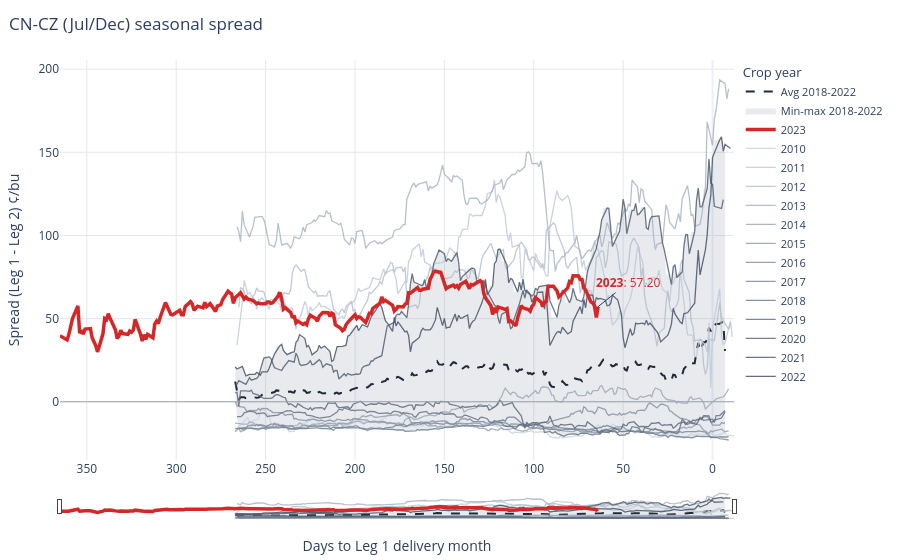

Source (notebook cell):
### Markdown cell above
## 5. Corn (C) — Jul/Dec (`CN-CZ`)

The old-crop / new-crop spread. Shown on the `DaysToExpiry` axis (counting down to July delivery) as an alternative to the calendar axis.

### Code cell
c_nz = build_named_spread(df, "C", "N-Z")
plot_spaghetti(c_nz, units="¢/bu", x_axis="DaysToExpiry").show()

### Figure 1 — Plotly figure (JSON) as saved in the notebook; plotly's stock layout.template omitted (floating-point values rounded to 4 significant figures; data arrays with more than 128 entries replaced by an {"elided": "..."} marker saying what was removed)
{"data": [{"hoverinfo": "skip", "line": {"width": 0}, "mode": "lines", "showlegend": false, "type": "scatter", "x": {"elided": "275 int values"}, "y": {"elided": "275 float values"}}, {"fill": "tonexty", "fillcolor": "rgba(100, 116, 139, 0.15)", "hoverinfo": "skip", "line": {"width": 0}, "mode": "lines", "name": "Min-max 2018-2022", "type": "scatter", "x": {"elided": "275 int values"}, "y": {"elided": "275 float values"}}, {"hovertemplate": "Avg 2018-2022: %{y:.2f} ¢/bu<extra></extra>", "line": {"color": "#1f2937", "dash": "dash", "width": 2}, "mode": "lines", "name": "Avg 2018-2022", "type": "scatter", "x": {"elided": "275 int values"}, "y": {"elided": "275 float values"}}, {"customdata": {"elided": "192x7 mixed values"}, "hovertemplate": "<b>%{customdata[0]}</b>  ·  %{customdata[1]}<br>Spread: <b>%{y:.2f}</b> ¢/bu<br>%{customdata[2]}: %{customdata[3]:.2f}<br>%{customdata[4]}: %{customdata[5]:.2f}<br>Days to Leg 1 delivery: %{customdata[6]}<extra></extra>", "legendrank": -1010, "line": {"color": "rgb(203,213,225)", "width": 1.3}, "mode": "lines", "name": "2010", "opacity": 0.85, "type": "scatter", "x": {"elided": "192 int values"}, "y": {"elided": "192 float values"}}, {"customdata": {"elided": "191x7 mixed values"}, "hovertemplate": "<b>%{customdata[0]}</b>  ·  %{customdata[1]}<br>Spread: <b>%{y:.2f}</b> ¢/bu<br>%{customdata[2]}: %{customdata[3]:.2f}<br>%{customdata[4]}: %{customdata[5]:.2f}<br>Days to Leg 1 delivery: %{customdata[6]}<extra></extra>", "legendrank": -1011, "line": {"color": "rgb(192,202,215)", "width": 1.3}, "mode": "lines", "name": "2011", "opacity": 0.85, "type": "scatter", "x": {"elided": "191 int values"}, "y": {"elided": "191 float values"}}, {"customdata": {"elided": "190x7 mixed values"}, "hovertemplate": "<b>%{customdata[0]}</b>  ·  %{customdata[1]}<br>Spread: <b>%{y:.2f}</b> ¢/bu<br>%{customdata[2]}: %{customdata[3]:.2f}<br>%{customdata[4]}: %{customdata[5]:.2f}<br>Days to Leg 1 delivery: %{customdata[6]}<extra></extra>", "legendrank": -1012, "line": {"color": "rgb(181,192,205)", "width": 1.3}, "mode": "lines", "name": "2012", "opacity": 0.85, "type": "scatter", "x": {"elided": "190 int values"}, "y": {"elided": "190 float values"}}, {"customdata": {"elided": "190x7 mixed values"}, "hovertemplate": "<b>%{customdata[0]}</b>  ·  %{customdata[1]}<br>Spread: <b>%{y:.2f}</b> ¢/bu<br>%{customdata[2]}: %{customdata[3]:.2f}<br>%{customdata[4]}: %{customdata[5]:.2f}<br>Days to Leg 1 delivery: %{customdata[6]}<extra></extra>", "legendrank": -1013, "line": {"color": "rgb(170,181,195)", "width": 1.3}, "mode": "lines", "name": "2013", "opacity": 0.85, "type": "scatter", "x": {"elided": "190 int values"}, "y": {"elided": "190 float values"}}, {"customdata": {"elided": "191x7 mixed values"}, "hovertemplate": "<b>%{customdata[0]}</b>  ·  %{customdata[1]}<br>Spread: <b>%{y:.2f}</b> ¢/bu<br>%{customdata[2]}: %{customdata[3]:.2f}<br>%{customdata[4]}: %{customdata[5]:.2f}<br>Days to Leg 1 delivery: %{customdata[6]}<extra></extra>", "legendrank": -1014, "line": {"color": "rgb(159,170,185)", "width": 1.3}, "mode": "lines", "name": "2014", "opacity": 0.85, "type": "scatter", "x": {"elided": "191 int values"}, "y": {"elided": "191 float values"}}, {"customdata": {"elided": "191x7 mixed values"}, "hovertemplate": "<b>%{customdata[0]}</b>  ·  %{customdata[1]}<br>Spread: <b>%{y:.2f}</b> ¢/bu<br>%{customdata[2]}: %{customdata[3]:.2f}<br>%{customdata[4]}: %{customdata[5]:.2f}<br>Days to Leg 1 delivery: %{customdata[6]}<extra></extra>", "legendrank": -1015, "line": {"color": "rgb(148,160,175)", "width": 1.3}, "mode": "lines", "name": "2015", "opacity": 0.85, "type": "scatter", "x": {"elided": "191 int values"}, "y": {"elided": "191 float values"}}, {"customdata": {"elided": "189x7 mixed values"}, "hovertemplate": "<b>%{customdata[0]}</b>  ·  %{customdata[1]}<br>Spread: <b>%{y:.2f}</b> ¢/bu<br>%{customdata[2]}: %{customdata[3]:.2f}<br>%{customdata[4]}: %{customdata[5]:.2f}<br>Days to Leg 1 delivery: %{customdata[6]}<extra></extra>", "legendrank": -1016, "line": {"color": "rgb(137,149,165)", "width": 1.3}, "mode": "lines", "name": "2016", "opacity": 0.85, "type": "scatter", "x": {"elided": "189 int values"}, "y": {"elided": "189 float values"}}, {"customdata": {"elided": "189x7 mixed values"}, "hovertemplate": "<b>%{customdata[0]}</b>  ·  %{customdata[1]}<br>Spread: <b>%{y:.2f}</b> ¢/bu<br>%{customdata[2]}: %{customdata[3]:.2f}<br>%{customdata[4]}: %{customdata[5]:.2f}<br>Days to Leg 1 delivery: %{customdata[6]}<extra></extra>", "legendrank": -1017, "line": {"color": "rgb(126,138,155)", "width": 1.3}, "mode": "lines", "name": "2017", "opacity": 0.85, "type": "scatter", "x": {"elided": "189 int values"}, "y": {"elided": "189 float values"}}, {"customdata": {"elided": "189x7 mixed values"}, "hovertemplate": "<b>%{customdata[0]}</b>  ·  %{customdata[1]}<br>Spread: <b>%{y:.2f}</b> ¢/bu<br>%{customdata[2]}: %{customdata[3]:.2f}<br>%{customdata[4]}: %{customdata[5]:.2f}<br>Days to Leg 1 delivery: %{customdata[6]}<extra></extra>", "legendrank": -1018, "line": {"color": "rgb(115,128,145)", "width": 1.3}, "mode": "lines", "name": "2018", "opacity": 0.85, "type": "scatter", "x": {"elided": "189 int values"}, "y": {"elided": "189 float values"}}, {"customdata": {"elided": "188x7 mixed values"}, "hovertemplate": "<b>%{customdata[0]}</b>  ·  %{customdata[1]}<br>Spread: <b>%{y:.2f}</b> ¢/bu<br>%{customdata[2]}: %{customdata[3]:.2f}<br>%{customdata[4]}: %{customdata[5]:.2f}<br>Days to Leg 1 delivery: %{customdata[6]}<extra></extra>", "legendrank": -1019, "line": {"color": "rgb(104,117,135)", "width": 1.3}, "mode": "lines", "name": "2019", "opacity": 0.85, "type": "scatter", "x": {"elided": "188 int values"}, "y": {"elided": "188 float values"}}, {"customdata": {"elided": "189x7 mixed values"}, "hovertemplate": "<b>%{customdata[0]}</b>  ·  %{customdata[1]}<br>Spread: <b>%{y:.2f}</b> ¢/bu<br>%{customdata[2]}: %{customdata[3]:.2f}<br>%{customdata[4]}: %{customdata[5]:.2f}<br>Days to Leg 1 delivery: %{customdata[6]}<extra></extra>", "legendrank": -1020, "line": {"color": "rgb(93,106,125)", "width": 1.3}, "mode": "lines", "name": "2020", "opacity": 0.85, "type": "scatter", "x": {"elided": "189 int values"}, "y": {"elided": "189 float values"}}, {"customdata": {"elided": "188x7 mixed values"}, "hovertemplate": "<b>%{customdata[0]}</b>  ·  %{customdata[1]}<br>Spread: <b>%{y:.2f}</b> ¢/bu<br>%{customdata[2]}: %{customdata[3]:.2f}<br>%{customdata[4]}: %{customdata[5]:.2f}<br>Days to Leg 1 delivery: %{customdata[6]}<extra></extra>", "legendrank": -1021, "line": {"color": "rgb(82,96,115)", "width": 1.3}, "mode": "lines", "name": "2021", "opacity": 0.85, "type": "scatter", "x": {"elided": "188 int values"}, "y": {"elided": "188 float values"}}, {"customdata": {"elided": "190x7 mixed values"}, "hovertemplate": "<b>%{customdata[0]}</b>  ·  %{customdata[1]}<br>Spread: <b>%{y:.2f}</b> ¢/bu<br>%{customdata[2]}: %{customdata[3]:.2f}<br>%{customdata[4]}: %{customdata[5]:.2f}<br>Days to Leg 1 delivery: %{customdata[6]}<extra></extra>", "legendrank": -1022, "line": {"color": "rgb(71,85,105)", "width": 1.3}, "mode": "lines", "name": "2022", "opacity": 0.85, "type": "scatter", "x": {"elided": "190 int values"}, "y": {"elided": "190 float values"}}, {"customdata": {"elided": "208x7 mixed values"}, "hovertemplate": "<b>%{customdata[0]}</b>  ·  %{customdata[1]}<br>Spread: <b>%{y:.2f}</b> ¢/bu<br>%{customdata[2]}: %{customdata[3]:.2f}<br>%{customdata[4]}: %{customdata[5]:.2f}<br>Days to Leg 1 delivery: %{customdata[6]}<extra></extra>", "legendrank": 1, "line": {"color": "#d62728", "width": 3.5}, "mode": "lines", "name": "2023", "opacity": 1.0, "type": "scatter", "x": {"elided": "208 int values"}, "y": {"elided": "208 float values"}}], "layout": {"annotations": [{"arrowhead": 0, "ax": 30, "ay": -24, "font": {"color": "#d62728", "size": 12}, "showarrow": true, "text": "<b>2023</b>: 57.20", "x": 64, "y": 57.2}], "height": 560, "hovermode": "closest", "legend": {"font": {"size": 11}, "orientation": "v", "title": {"text": "Crop year"}, "x": 1.01, "y": 1}, "margin": {"b": 40, "l": 60, "r": 20, "t": 60}, "shapes": [{"line": {"color": "#9ca3af", "width": 1}, "type": "line", "x0": 0, "x1": 1, "xref": "x domain", "y0": 0, "y1": 0, "yref": "y"}], "title": {"text": "CN-CZ (Jul/Dec) seasonal spread", "x": 0.01}, "xaxis": {"autorange": "reversed", "gridcolor": "#e5e7eb", "rangeslider": {"thickness": 0.06, "visible": true}, "showspikes": true, "spikecolor": "#9ca3af", "spikemode": "across", "spikethickness": 1, "title": {"text": "Days to Leg 1 delivery month"}}, "yaxis": {"gridcolor": "#e5e7eb", "title": {"text": "Spread (Leg 1 - Leg 2) ¢/bu"}, "zeroline": false}}}
